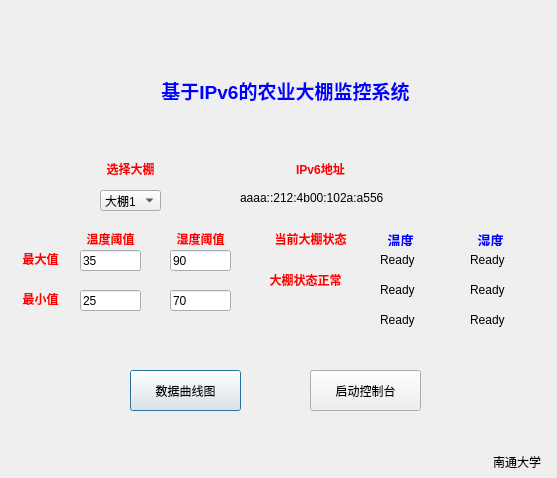
<?xml version="1.0" encoding="UTF-8"?>
<ui version="4.0">
 <class>main_Dialog</class>
 <widget class="QDialog" name="main_Dialog">
  <property name="geometry">
   <rect>
    <x>0</x>
    <y>0</y>
    <width>557</width>
    <height>478</height>
   </rect>
  </property>
  <property name="windowTitle">
   <string>Dialog</string>
  </property>
  <widget class="QLabel" name="label">
   <property name="geometry">
    <rect>
     <x>110</x>
     <y>70</y>
     <width>351</width>
     <height>41</height>
    </rect>
   </property>
   <property name="text">
    <string>&lt;html&gt;&lt;head/&gt;&lt;body&gt;&lt;p align=&quot;center&quot;&gt;&lt;span style=&quot; font-size:14pt; font-weight:600; color:#0000ff;&quot;&gt;基于IPv6的农业大棚监控系统&lt;/span&gt;&lt;/p&gt;&lt;/body&gt;&lt;/html&gt;</string>
   </property>
  </widget>
  <widget class="QPushButton" name="temp_data">
   <property name="geometry">
    <rect>
     <x>130</x>
     <y>370</y>
     <width>111</width>
     <height>41</height>
    </rect>
   </property>
   <property name="text">
    <string>数据曲线图</string>
   </property>
  </widget>
  <widget class="QComboBox" name="choose_class">
   <property name="geometry">
    <rect>
     <x>100</x>
     <y>190</y>
     <width>61</width>
     <height>21</height>
    </rect>
   </property>
   <item>
    <property name="text">
     <string>大棚1</string>
    </property>
   </item>
   <item>
    <property name="text">
     <string>大棚2</string>
    </property>
   </item>
   <item>
    <property name="text">
     <string>大棚3</string>
    </property>
   </item>
  </widget>
  <widget class="QLabel" name="label_2">
   <property name="geometry">
    <rect>
     <x>90</x>
     <y>160</y>
     <width>81</width>
     <height>16</height>
    </rect>
   </property>
   <property name="text">
    <string>&lt;html&gt;&lt;head/&gt;&lt;body&gt;&lt;p align=&quot;center&quot;&gt;&lt;span style=&quot; font-weight:600; color:#ff0000;&quot;&gt;选择大棚&lt;/span&gt;&lt;/p&gt;&lt;/body&gt;&lt;/html&gt;</string>
   </property>
  </widget>
  <widget class="QPushButton" name="control_button">
   <property name="geometry">
    <rect>
     <x>310</x>
     <y>370</y>
     <width>111</width>
     <height>41</height>
    </rect>
   </property>
   <property name="text">
    <string>启动控制台</string>
   </property>
  </widget>
  <widget class="QLabel" name="label_4">
   <property name="geometry">
    <rect>
     <x>280</x>
     <y>160</y>
     <width>81</width>
     <height>16</height>
    </rect>
   </property>
   <property name="text">
    <string>&lt;html&gt;&lt;head/&gt;&lt;body&gt;&lt;p align=&quot;center&quot;&gt;&lt;span style=&quot; font-weight:600; color:#ff0000;&quot;&gt;IPv6地址&lt;/span&gt;&lt;/p&gt;&lt;/body&gt;&lt;/html&gt;</string>
   </property>
  </widget>
  <widget class="QLabel" name="ip_addr">
   <property name="geometry">
    <rect>
     <x>240</x>
     <y>190</y>
     <width>181</width>
     <height>16</height>
    </rect>
   </property>
   <property name="text">
    <string>aaaa::212:4b00:102a:a556</string>
   </property>
  </widget>
  <widget class="QLabel" name="label_5">
   <property name="geometry">
    <rect>
     <x>370</x>
     <y>230</y>
     <width>61</width>
     <height>16</height>
    </rect>
   </property>
   <property name="text">
    <string>&lt;html&gt;&lt;head/&gt;&lt;body&gt;&lt;p align=&quot;center&quot;&gt;&lt;span style=&quot; font-size:10pt; font-weight:600; color:#0000ff;&quot;&gt;温度&lt;/span&gt;&lt;/p&gt;&lt;/body&gt;&lt;/html&gt;</string>
   </property>
  </widget>
  <widget class="QLabel" name="label_6">
   <property name="geometry">
    <rect>
     <x>460</x>
     <y>230</y>
     <width>61</width>
     <height>16</height>
    </rect>
   </property>
   <property name="text">
    <string>&lt;html&gt;&lt;head/&gt;&lt;body&gt;&lt;p align=&quot;center&quot;&gt;&lt;span style=&quot; font-size:10pt; font-weight:600; color:#0000ff;&quot;&gt;湿度&lt;/span&gt;&lt;/p&gt;&lt;/body&gt;&lt;/html&gt;</string>
   </property>
  </widget>
  <widget class="QLabel" name="temp">
   <property name="geometry">
    <rect>
     <x>380</x>
     <y>250</y>
     <width>61</width>
     <height>20</height>
    </rect>
   </property>
   <property name="text">
    <string>Ready</string>
   </property>
  </widget>
  <widget class="QLabel" name="humi">
   <property name="geometry">
    <rect>
     <x>470</x>
     <y>250</y>
     <width>61</width>
     <height>20</height>
    </rect>
   </property>
   <property name="text">
    <string>Ready</string>
   </property>
  </widget>
  <widget class="QLineEdit" name="lineEdit">
   <property name="geometry">
    <rect>
     <x>80</x>
     <y>250</y>
     <width>61</width>
     <height>21</height>
    </rect>
   </property>
   <property name="text">
    <string>35</string>
   </property>
  </widget>
  <widget class="QLineEdit" name="lineEdit_2">
   <property name="geometry">
    <rect>
     <x>80</x>
     <y>290</y>
     <width>61</width>
     <height>21</height>
    </rect>
   </property>
   <property name="text">
    <string>25</string>
   </property>
  </widget>
  <widget class="QLineEdit" name="lineEdit_3">
   <property name="geometry">
    <rect>
     <x>170</x>
     <y>250</y>
     <width>61</width>
     <height>21</height>
    </rect>
   </property>
   <property name="text">
    <string>90</string>
   </property>
  </widget>
  <widget class="QLineEdit" name="lineEdit_4">
   <property name="geometry">
    <rect>
     <x>170</x>
     <y>290</y>
     <width>61</width>
     <height>21</height>
    </rect>
   </property>
   <property name="text">
    <string>70</string>
   </property>
  </widget>
  <widget class="QLabel" name="label_3">
   <property name="geometry">
    <rect>
     <x>70</x>
     <y>230</y>
     <width>81</width>
     <height>16</height>
    </rect>
   </property>
   <property name="text">
    <string>&lt;html&gt;&lt;head/&gt;&lt;body&gt;&lt;p align=&quot;center&quot;&gt;&lt;span style=&quot; font-weight:600; color:#ff0000;&quot;&gt;温度阈值&lt;/span&gt;&lt;/p&gt;&lt;/body&gt;&lt;/html&gt;</string>
   </property>
  </widget>
  <widget class="QLabel" name="label_7">
   <property name="geometry">
    <rect>
     <x>160</x>
     <y>230</y>
     <width>81</width>
     <height>16</height>
    </rect>
   </property>
   <property name="text">
    <string>&lt;html&gt;&lt;head/&gt;&lt;body&gt;&lt;p align=&quot;center&quot;&gt;&lt;span style=&quot; font-weight:600; color:#ff0000;&quot;&gt;湿度阈值&lt;/span&gt;&lt;/p&gt;&lt;/body&gt;&lt;/html&gt;</string>
   </property>
  </widget>
  <widget class="QLabel" name="label_8">
   <property name="geometry">
    <rect>
     <x>10</x>
     <y>290</y>
     <width>61</width>
     <height>16</height>
    </rect>
   </property>
   <property name="text">
    <string>&lt;html&gt;&lt;head/&gt;&lt;body&gt;&lt;p align=&quot;center&quot;&gt;&lt;span style=&quot; font-weight:600; color:#ff0000;&quot;&gt;最小值&lt;/span&gt;&lt;/p&gt;&lt;/body&gt;&lt;/html&gt;</string>
   </property>
  </widget>
  <widget class="QLabel" name="label_9">
   <property name="geometry">
    <rect>
     <x>10</x>
     <y>250</y>
     <width>61</width>
     <height>16</height>
    </rect>
   </property>
   <property name="text">
    <string>&lt;html&gt;&lt;head/&gt;&lt;body&gt;&lt;p align=&quot;center&quot;&gt;&lt;span style=&quot; font-weight:600; color:#ff0000;&quot;&gt;最大值&lt;/span&gt;&lt;/p&gt;&lt;/body&gt;&lt;/html&gt;</string>
   </property>
  </widget>
  <widget class="QLabel" name="label_10">
   <property name="geometry">
    <rect>
     <x>270</x>
     <y>230</y>
     <width>81</width>
     <height>16</height>
    </rect>
   </property>
   <property name="text">
    <string>&lt;html&gt;&lt;head/&gt;&lt;body&gt;&lt;p align=&quot;center&quot;&gt;&lt;span style=&quot; font-weight:600; color:#ff0000;&quot;&gt;当前大棚状态&lt;/span&gt;&lt;/p&gt;&lt;/body&gt;&lt;/html&gt;</string>
   </property>
  </widget>
  <widget class="QLabel" name="label_11">
   <property name="geometry">
    <rect>
     <x>250</x>
     <y>270</y>
     <width>111</width>
     <height>20</height>
    </rect>
   </property>
   <property name="font">
    <font>
     <family>Arial</family>
     <weight>75</weight>
     <bold>true</bold>
    </font>
   </property>
   <property name="contextMenuPolicy">
    <enum>Qt::DefaultContextMenu</enum>
   </property>
   <property name="text">
    <string>&lt;html&gt;&lt;head/&gt;&lt;body&gt;&lt;p align=&quot;center&quot;&gt;&lt;span style=&quot; color:#ff0000;&quot;&gt;大棚状态正常&lt;/span&gt;&lt;/p&gt;&lt;/body&gt;&lt;/html&gt;</string>
   </property>
  </widget>
  <widget class="QLabel" name="temp_2">
   <property name="geometry">
    <rect>
     <x>380</x>
     <y>280</y>
     <width>61</width>
     <height>20</height>
    </rect>
   </property>
   <property name="text">
    <string>Ready</string>
   </property>
  </widget>
  <widget class="QLabel" name="humi_2">
   <property name="geometry">
    <rect>
     <x>470</x>
     <y>280</y>
     <width>61</width>
     <height>20</height>
    </rect>
   </property>
   <property name="text">
    <string>Ready</string>
   </property>
  </widget>
  <widget class="QLabel" name="temp_3">
   <property name="geometry">
    <rect>
     <x>380</x>
     <y>310</y>
     <width>61</width>
     <height>20</height>
    </rect>
   </property>
   <property name="text">
    <string>Ready</string>
   </property>
  </widget>
  <widget class="QLabel" name="humi_3">
   <property name="geometry">
    <rect>
     <x>470</x>
     <y>310</y>
     <width>61</width>
     <height>20</height>
    </rect>
   </property>
   <property name="text">
    <string>Ready</string>
   </property>
  </widget>
  <widget class="QLabel" name="label_12">
   <property name="geometry">
    <rect>
     <x>493</x>
     <y>452</y>
     <width>61</width>
     <height>20</height>
    </rect>
   </property>
   <property name="text">
    <string>南通大学</string>
   </property>
  </widget>
 </widget>
 <resources/>
 <connections/>
</ui>
